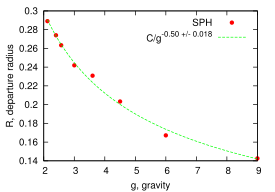

This chart was generated by the following gnuplot code:
set fit errorvariables
dx=1.0/30.0
R(V) = (3.0/(4.0*pi))**(0.33333)*V**(0.3333)*dx - dx

A = 1
m = 1
f(x) = A*x**m
fit f(x) "vgy.3d.dat" u ($1/1e5):(R($2)) via m, A

set size 0.55
set key spacing 1.5
set xlabel "g, gravity"
set ylabel "R, departure radius" offset 2c
plot "vgy.3d.dat" u ($1/1e5):(R($2)) w p pt 7 ps 1 t "SPH", \
     f(x) w l lw 2 t sprintf("C/g^{%.2f +/- %.3f}", m, m_err)
     
call "saver.gp" "dep"
